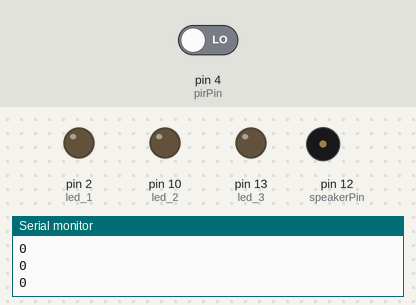
A sketch run on a simulated Arduino Uno, built with avr-gcc and run on an emulated ATmega328P. On the bench: output pins drawn as LEDs (lit = HIGH), buzzer (waves = sounding), the last lines printed to the serial monitor. Dashed ring = blinking. The inputs (shaded band) are chosen by the test bench; at power-on: pin 4 (pirPin) LOW.

Above: at 1.4 s.
1.5 s: pin 4 (pirPin) driven HIGH
At 1.6 s:
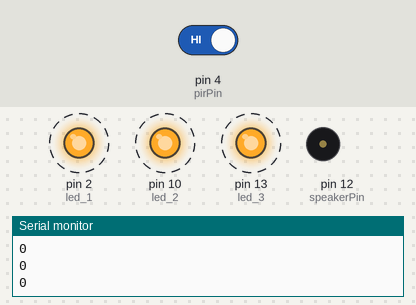
At 2.54 s:
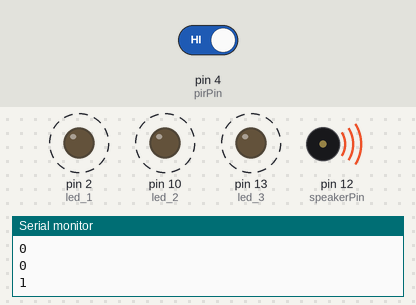
4.5 s: pin 4 (pirPin) driven LOW
At 5.4 s:
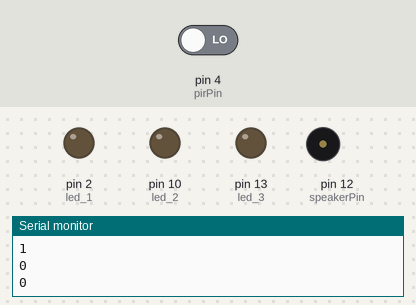
Timing chart, 0 to 7.5 s (numbered marks = the images above; inputs shaded):
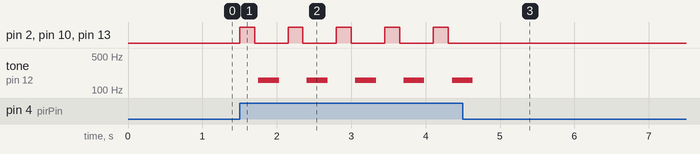

Measured:
- after the input at 1.5 s, pin 2 (led_1), pin 10 (led_2), pin 13 (led_3): alternates HIGH for 0.20 s and LOW for 0.45 s, starting at once; tone on pin 12 (speakerPin): alternates 160 Hz for 0.28 s and silent for 0.37 s, starting after 0.25 s
- after the input at 4.5 s, pin 2 (led_1), pin 10 (led_2), pin 13 (led_3): stops changing and stays LOW; tone on pin 12 (speakerPin): goes on until 4.6 s, then stays silent

The sketch:

Alarm_System.ino
```cpp
int pirState = LOW;   //This is used to describe the initial state of the PIR sensor. When the program starts, we want the sensor to assume no motion is detected.
int on_off = 0;      //This is the variable used to read the status of the PIR sensor, detecitng if it is on or off. (Explained later).
int speakerPin = 12;
int led_1 = 2;
int led_2 = 10;
int led_3 = 13;
int pirPin = 4;
//This section of the code is simply setting the pin number variables used for our modules, in order to be applied to the rest of the code.
//The variables are named according to what module they are. For exampe, first LED is labelled "led_1"
//If this was not done, you would always have to tell the program which module belongs to which pin, making the code much more efficient.

void setup() {
  // put your setup code here, to run once:
  pinMode(pirPin, INPUT);
  pinMode(speakerPin, OUTPUT);
  pinMode(led_1, OUTPUT);
  pinMode(led_2, OUTPUT);
  pinMode(led_3, OUTPUT);
  Serial.begin(9600);  //This sends the code to the arduino so the task can be performed. Hence "begin".
  //In this function, we are seting up the program. This is achieved by identifying to the program which modules need data to output or input data.
}

void loop(){
  // put your main code here, to run repeatedly:
  on_off = digitalRead(pirPin);    //Here, the on_off variable is called, it is set to read the activity of the PIR sensore.
  if (on_off == HIGH) {            //This if statement is for if motion is detected
    digitalWrite(led_1, HIGH);     //If the if statement is activated, LED will turn on.
    digitalWrite(led_2, HIGH);
    digitalWrite(led_3, HIGH);
    delay(200);                  //There will be a 200 millisecond delay between this and the next task.
    digitalWrite(led_1, LOW);    //LED will turn off.
    digitalWrite(led_2, LOW);
    digitalWrite(led_3, LOW);
    buzzer(300, 160);          //Play the buzzer sound using the playTone function below
    delay(150);                  //Since this function is a loop that runs repeatedly, another delay has been added (150 millisecond) to give some space.


  } else {                           //If the if statement is not activated, the following code will occur:
      digitalWrite(led_1, LOW);      //LED's remain off.
      digitalWrite(led_2, LOW);
      digitalWrite(led_3, LOW);
      buzzer(0, 0);                //No sound is played.
      delay(300);                    //There is a delay since it is a loop function.
      //Keep in mind: Due to the lack of sensetivity in the PIR sensor, it takes a while to react and shut off when motion is detected.
      //Having said this, the if statement still works. If it doesn't detect motion, all sound and LED's turn off.
  }

  Serial.println(on_off); //This will read the value of the on_off variable and display in the serial monitor if the PIR sensor detects or doesn't detect motion.
}

void buzzer(long duration, int freq) {
    duration *= 1000;
    int period = (1.0 / freq) * 1000000;
    long elapsed_time = 0;
    while (elapsed_time < duration) {
        digitalWrite(speakerPin,HIGH);
        delayMicroseconds(period / 2);
        digitalWrite(speakerPin, LOW);
        delayMicroseconds(period / 2);
        elapsed_time += (period);
    }
}
```
